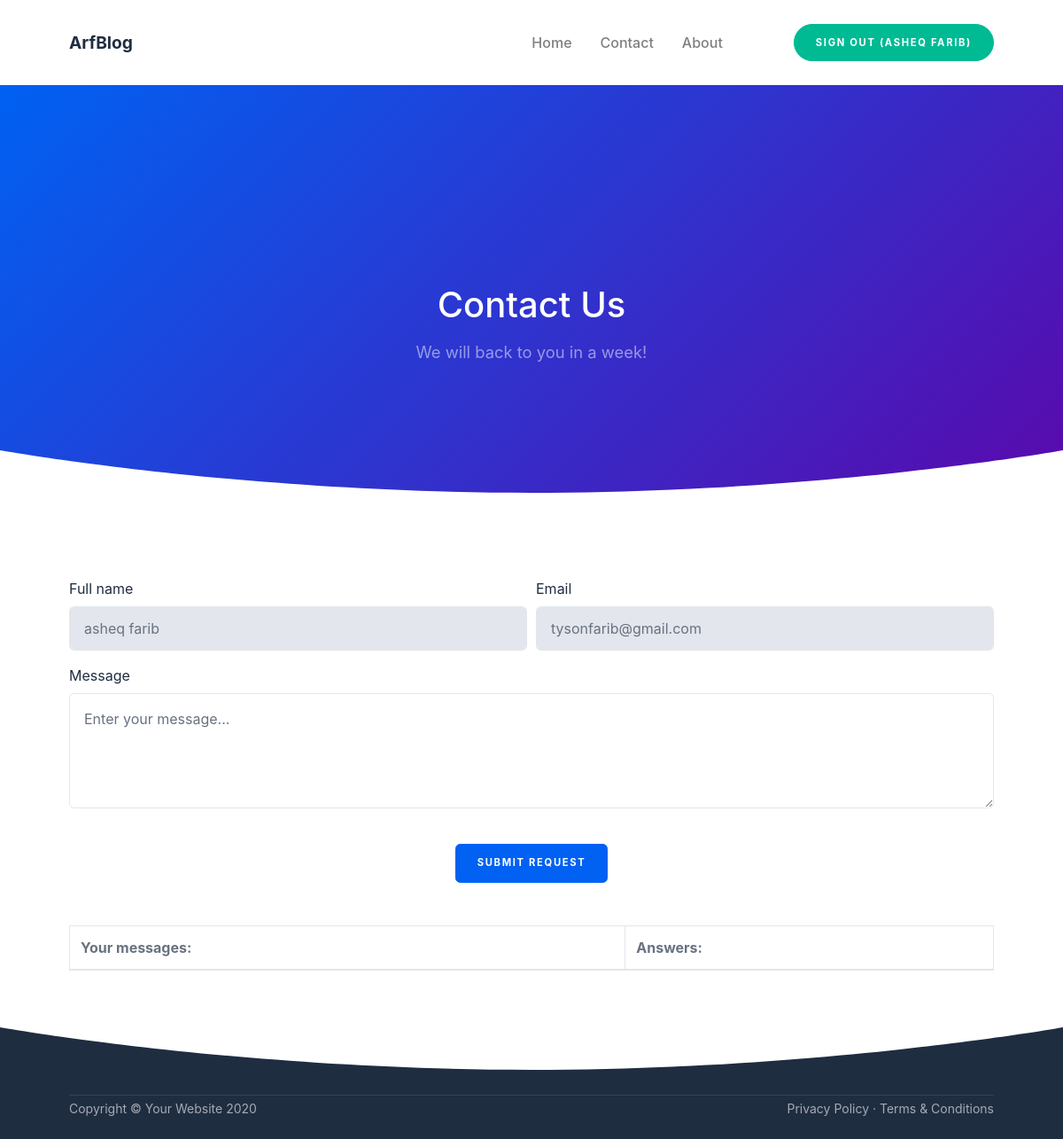
The app's page /contact.php (signed in) with its own data.
### tables this page shows
CREATE TABLE `users` (
  `user_id` int(11) NOT NULL,
  `user_name` varchar(255) NOT NULL,
  `user_nickname` varchar(255) NOT NULL,
  `user_email` varchar(255) NOT NULL,
  `user_password` varchar(255) NOT NULL,
  `user_photo` text NOT NULL,
  `registered_on` varchar(255) NOT NULL,
  `user_role` varchar(255) NOT NULL DEFAULT 'Subscriber'
);

### contact.php (the view, shortened to what this page needs)
<?php require_once("./includes/header.php"); ?>
        <div id="layoutDefault">
            <div id="layoutDefault_content">
                <main>
                    <nav class="navbar navbar-marketing navbar-expand-lg bg-white navbar-light">
                        <div class="container">
                            <a class="navbar-brand text-dark" href="index.php">ArfBlog</a>
                            <div class="collapse navbar-collapse" id="navbarSupportedContent">
                                <ul class="navbar-nav ml-auto mr-lg-5">
                                    <li class="nav-item">
                                        <a class="nav-link" href="index.php">Home </a>
                                    </li>
                                    <li class="nav-item dropdown no-caret">
                                        <a class="nav-link" href="contact.php">Contact</a>
                                    </li>
                                    <li class="nav-item dropdown no-caret">
                                        <a class="nav-link" href="about.php">About</a>
                                    </li>
                                </ul>
                                <?php
                                $curr_page = basename(__FILE__);
                                    require_once("./includes/registration.php");
                                ?>
                            </div>
                        </div>
                    </nav>
                    <header class="page-header page-header-dark bg-gradient-primary-to-secondary">
                        <div class="page-header-content pt-10">
                            <div class="container text-center">
                                <div class="row justify-content-center">
                                    <div class="col-lg-8">
                                        <h1 class="page-header-title mb-3">Contact Us</h1>
                                        <p class="page-header-text">We will back to you in a week!</p>
                                    </div>
                                </div>
                            </div>
                        </div>
                        <div class="svg-border-rounded text-white">
                            <svg xmlns="http://www.w3.org/2000/svg" viewBox="0 0 144.54 17.34" preserveAspectRatio="none" fill="currentColor"><path d="M144.54,17.34H0V0H144.54ZM0,0S32.36,17.34,72.27,17.34,144.54,0,144.54,0" /></svg>
                        </div>
                    </header>
                    <section class="bg-white py-10">
                        <div class="container">
                            <?php
                                if(isset($_COOKIE['_uid_']) || isset($_COOKIE['_uiid_']) || isset($_SESSION['login'])) { ?>
                                    <form action="contact.php" method="POST">
                                        <?php
                                            if(isset($_COOKIE['_uid_'])) {
                                                $user_id = base64_decode($_COOKIE['_uid_']);
                                            } else if(isset($_SESSION['user_id'])) {
                                                $user_id = $_SESSION['user_id'];
                                            } else {
                                                $user_id = -1;
                                            }
                                            $sql = "SELECT * FROM users WHERE user_id = :id";
                                            $stmt = $pdo->prepare($sql);
                                            $stmt->execute([
                                                ':id' => $user_id
                                            ]);
                                            $user = $stmt->fetch(PDO::FETCH_ASSOC);
                                            $user_name = $user['user_name'];
                                            $user_email = $user['user_email'];
                                        ?>
                                        <div class="form-row">
                                            <div class="form-group col-md-6">
                                                <label class="text-dark" for="inputName">Full name</label>
                                                <input value="<?php echo $user_name; ?>" readonly="true" class="form-control py-4" id="inputName" type="text" placeholder="Full name" />
                                            </div>
                                            <div class="form-group col-md-6">
                                                <label class="text-dark" for="inputEmail">Email</label>
                                                <input value="<?php echo $user_email; ?>" readonly="true" class="form-control py-4" id="inputEmail" type="email" placeholder="name@example.com" />
                                            </div>
                                        </div>
                                        <div class="form-group">
                                            <label class="text-dark" for="inputMessage">Message</label>
                                            <textarea name="message" class="form-control py-3" id="inputMessage" type="text" placeholder="Enter your message..." rows="4"></textarea>
                                        </div>
                                        <div class="text-center">
                                            <button name="send" class="btn btn-primary btn-marketing mt-4" type="submit">Submit Request</button>
                                        </div>
                                    </form>
                                    <table class="table table-bordered table-hover mt-5" id="dataTable" width="100%" cellspacing="0">
                                        <thead>
                                            <tr>
                                                <th>Your messages:</th>
                                                <th>Answers:</th>
                                            </tr>
                                        </thead>
                                    </table>
                               <?php } else { ?>
                                    <a href="./backend/sign-in.php">Sign in to contact us!</a>
                               <?php }
                            ?>
                        </div>
                        <div class="svg-border-rounded text-dark">
                            <svg xmlns="http://www.w3.org/2000/svg" viewBox="0 0 144.54 17.34" preserveAspectRatio="none" fill="currentColor"><path d="M144.54,17.34H0V0H144.54ZM0,0S32.36,17.34,72.27,17.34,144.54,0,144.54,0" /></svg>
                        </div>
                    </section>
                </main>
            </div>
            <div id="layoutDefault_footer">
                <footer class="footer pt-4 pb-4 mt-auto bg-dark footer-dark">
                    <div class="container">
                        <hr class="my-1" />
                        <div class="row align-items-center">
                            <div class="col-md-6 small">Copyright &#xA9; Your Website 2020</div>
                            <div class="col-md-6 text-md-right small">
                                <a href="privacy-policy.php">Privacy Policy</a>
                                &#xB7;
                                <a href="terms-conditions.php">Terms &amp; Conditions</a>
                            </div>
                        </div>
                    </div>
                </footer>
            </div>
        </div>
<?php require_once("./includes/footer.php"); ?>

### includes/registration.php (shortened to what this page needs)
<?php
    if(isset($_SESSION['login'])) {
        $user_id = $_SESSION['user_id'];
        $user_nickname = $_SESSION['user_nickname'];
        $sql = "SELECT * FROM users WHERE user_id = :id AND user_nickname = :nickname";
        $stmt = $pdo->prepare($sql);
        $stmt->execute([
            ':id' => $user_id,
            ':nickname' => $user_nickname
        ]);
        $user = $stmt->fetch(PDO::FETCH_ASSOC);
        $user_name = $user['user_name'];
     ?>
        <form action="<?php echo $curr_page; ?>" method="POST">
            <button name="reset" class="btn-teal btn rounded-pill px-4 ml-lg-4">Sign out (<?php echo $user_name; ?>)</button>
        </form>
    <?php }
?>

### records on screen
users: user_name "ASHEQ FARIB", user_name "asheq farib", user_email "tysonfarib@gmail.com"
